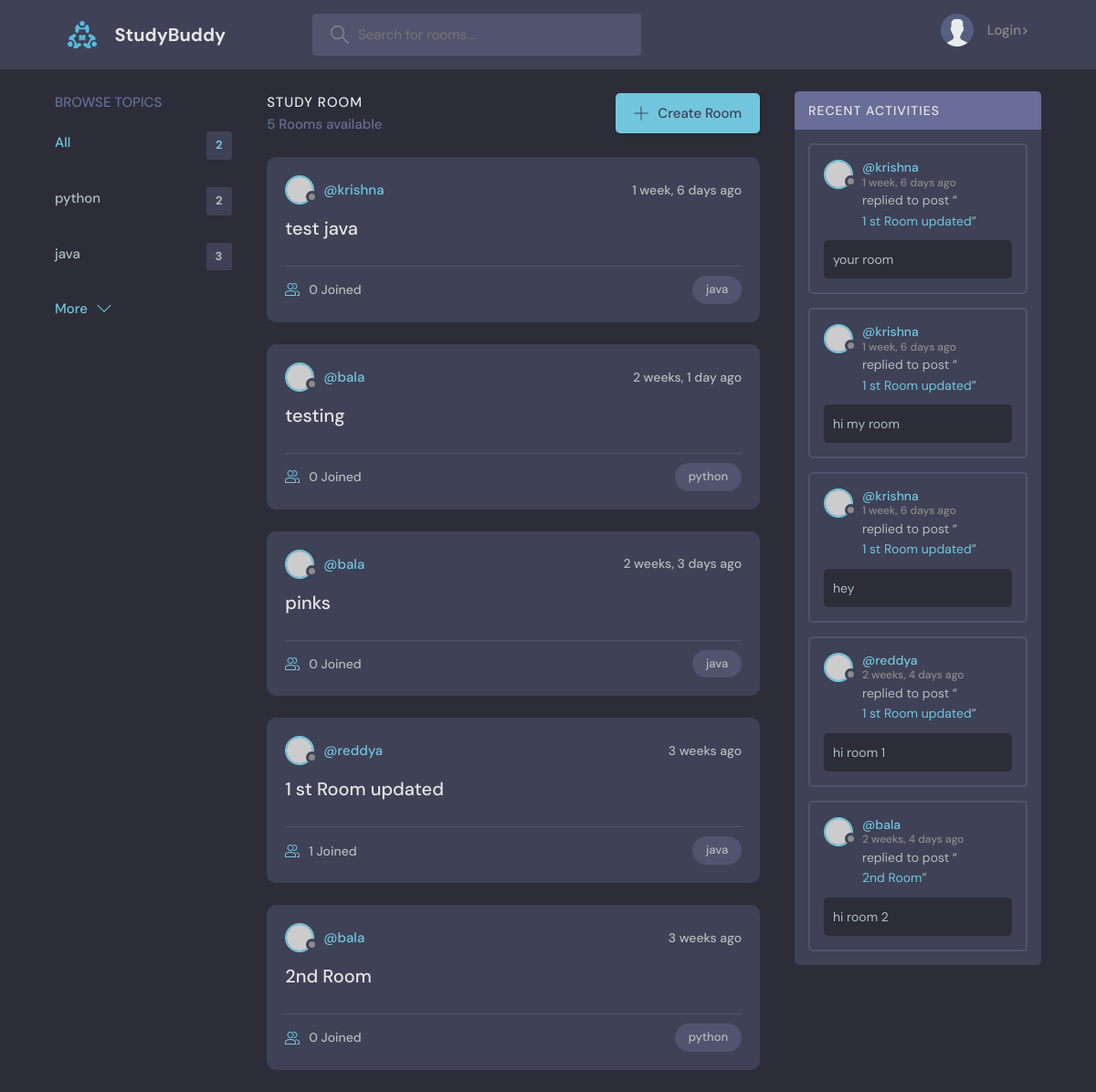
Before: / with the older database file.
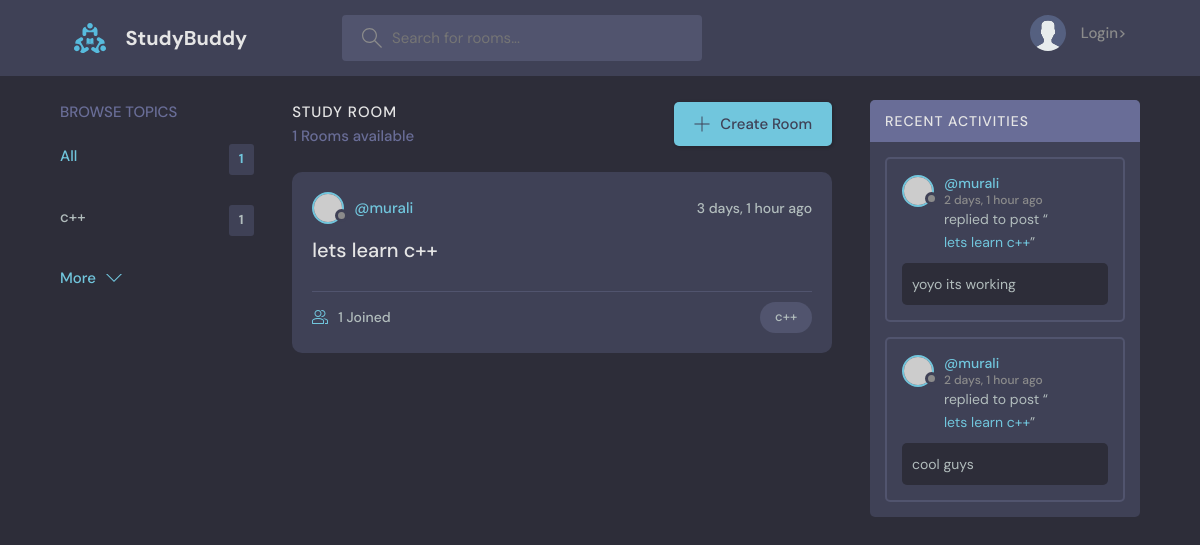
After: the same page with the newer database file.
### base/models.py (models this page shows, shortened)
class Topic(models.Model):
    name = models.CharField(max_length=100)

class Room(models.Model):
    host = models.ForeignKey(User,on_delete=models.SET_NULL,null=True)
    topic = models.ForeignKey(Topic,on_delete=models.SET_NULL,null=True)
    name = models.CharField(max_length=200)
    description = models.TextField(null=True,blank=True)
    participants = models.ManyToManyField(User,related_name='participants',blank=True)
    updated = models.DateTimeField(auto_now=True)
    created = models.DateTimeField(auto_now_add=True)
    class Meta:
        ordering = [ '-updated','created']
    def __str__(self):
        return self.name

class  Message(models.Model):
    user = models.ForeignKey(User,on_delete=models.CASCADE)
    room = models.ForeignKey(Room,on_delete=models.CASCADE)
    body = models.TextField()
    updated = models.DateTimeField(auto_now=True)
    created = models.DateTimeField(auto_now_add=True)
    class Meta:
        ordering = [ '-updated','-created']

### base/views.py (the view)
# urls.py: path('',view=views.home,name='home'),
def home(request):
    q = request.GET.get('q','')
    rooms = Room.objects.filter(Q(topic__name__icontains=q)|
    Q(name__icontains=q)|
    Q(description__icontains=q))
    room_count = rooms.count()
    topics = Topic.objects.all()
    room_msg = Message.objects.filter(Q(room__topic__name__icontains=q))
    context = { 'rooms':rooms,'topics':topics,'room_count':room_count,'room_msg':room_msg}
    return render(request,'base/home.html',context)

### base/templates/base/home.html (shortened to what this page needs)
{% extends 'main.html' %}
  {% block content%}
    <main class="layout layout--3">
      <div class="container">
           {% include 'base/topics_component.html'%}
        <div class="roomList">
          <div class="roomList__header">
            <div>
              <h2>Study Room</h2>
              <p>{{room_count}} Rooms available</p>
            </div>
            <a class="btn btn--main" href="{% url 'create-room'%}">
              <svg version="1.1" xmlns="http://www.w3.org/2000/svg" width="32" height="32" viewBox="0 0 32 32">
                <title>add</title>
                <path
                  d="M16.943 0.943h-1.885v14.115h-14.115v1.885h14.115v14.115h1.885v-14.115h14.115v-1.885h-14.115v-14.115z"
                ></path>
              </svg>
              Create Room
            </a>
          </div>
             {% include 'base/feed_component.html'%}
        </div>
      {% include 'base/activity_component.html' %}
      </div>
    </main>
   {% endblock content%}

### base/templates/base/topics_component.html
<div class="topics">
  <div class="topics__header">
    <h2>Browse Topics</h2>
  </div>
  <ul class="topics__list">
    <li>
      <a href="{% url 'home'%}" class="active"
        >All <span>{{topics.count}}</span></a
      >
    </li>
    {% for topic in topics%}
    <li>
      <a href="{% url 'home' %}?q={{topic.name}}"
        >{{topic.name}}<span>{{topic.room_set.all.count}}</span></a
      >
    </li>
    {% endfor%}
  </ul>
  <a class="btn btn--link" href="{% url 'topics'%}">
    More
    <svg
      version="1.1"
      xmlns="http://www.w3.org/2000/svg"
      width="32"
      height="32"
      viewBox="0 0 32 32"
    >
      <title>chevron-down</title>
      <path d="M16 21l-13-13h-3l16 16 16-16h-3l-13 13z"></path>
    </svg>
  </a>
</div>

### base/templates/base/feed_component.html (shortened to what this page needs)
{% for room in rooms %}
<div class="roomListRoom">
  <div class="roomListRoom__header">
    <a href="{% url 'user-profile' room.host.id%}" class="roomListRoom__author">
      <div class="avatar avatar--small">
        <img src="https://randomuser.me/api/portraits/women/11.jpg" />
      </div>
      <span>@{{room.host.username}}</span>
    </a>
    <div class="roomListRoom__actions">
      <span>{{room.created | timesince}}  ago</span>
    </div>
  </div>
  <div class="roomListRoom__content">
    <a href="{% url 'room' room.id %}">{{room.name}}</a>
  </div>
  <div class="roomListRoom__meta">
    <a href="{% url 'room' room.id %}" class="roomListRoom__joined">
      {{room.participants.all.count}} Joined
    </a>
    <p class="roomListRoom__topic">{{room.topic.name}}</p>
  </div>
</div>
{% endfor %}

### base/templates/base/activity_component.html (shortened to what this page needs)
<div class="activities">
  <div class="activities__header">
    <h2>Recent Activities</h2>
  </div>
  {% for message in room_msg%}
  <div class="activities__box">
    <div class="activities__boxHeader roomListRoom__header">
      <a
        href="{% url 'user-profile' message.user.id %}"
        class="roomListRoom__author"
      >
        <div class="avatar avatar--small">
          <img src="https://randomuser.me/api/portraits/women/11.jpg" />
        </div>
        <p>
          @{{message.user}}
          <span>{{message.created | timesince }} ago</span>
        </p>
      </a>
    </div>
    <div class="activities__boxContent">
      <p>replied to post “<a href="{% url 'room' message.room.id %}">{{message.room}}</a>”</p>
      <div class="activities__boxRoomContent">{{message.body}}</div>
    </div>
  </div>
  {% endfor %}
</div>

Changed rows visible on the page:
removed Topic: name "java", room_set.all.count "3"
removed Room: host.username "krishna", created "1 week, 6 days", name "test java", participants.all.count "0", topic.name "java"
removed Room: host.username "bala", created "2 weeks, 1 day", name "testing", participants.all.count "0", topic.name "python"
removed Room: host.username "bala", created "2 weeks, 3 days", name "pinks", participants.all.count "0", topic.name "java"
removed Room: host.username "bala", created "3 weeks", name "2nd Room", participants.all.count "0", topic.name "python"
removed Message: user "krishna", created "1 week, 6 days", room "1 st Room updated", body "your room"
removed Message: user "krishna", created "1 week, 6 days", room "1 st Room updated", body "hi my room"
removed Message: user "krishna", created "1 week, 6 days", room "1 st Room updated", body "hey"
removed Message: user "reddya", created "2 weeks, 4 days", room "1 st Room updated", body "hi room 1"
removed Message: user "bala", created "2 weeks, 4 days", room "2nd Room", body "hi room 2"
changed Topic: name "python" → "c++"; room_set.all.count "2" → "1"
changed Room id 1: host.username "reddya" → "murali"; created "3 weeks" → "3 days, 1 hour"; name "1 st Room updated" → "lets learn c++"; topic.name "java" → "c++"
added Message: user "murali", created "2 days, 1 hour", room "lets learn c++", body "yoyo its working"
added Message: user "murali", created "2 days, 1 hour", room "lets learn c++", body "cool guys"
Other visible differences:
{{ topics.count }}: "2" → "1"
{{ room_count }}: "5" → "1"
